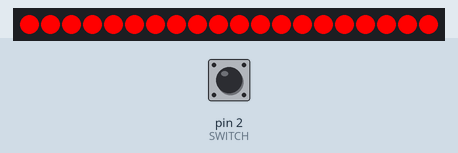
Recording of a program running on a simulated Arduino Leonardo, built with avr-gcc and run on an emulated ATmega32U4. Parts: 20 RGB LEDs in strip order, left to right. The inputs (shaded band) are chosen by the test bench; at power-on: pin 2 (SWITCH) HIGH. USB keyboard and mouse output is not drawn.

Above: at 1.2 s.
1.3 s: pin 2 (SWITCH) pulled LOW for 0.15 s
At 1.37 s:
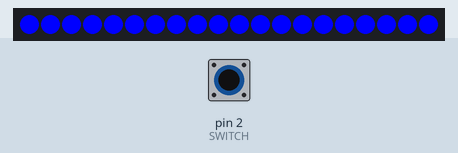
2.9 s: pin 2 (SWITCH) pulled LOW for 3.2 s
Timing chart, 0 to 5.9 s (numbered marks = the images above; inputs shaded):
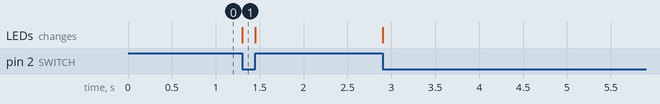

Measured:
- after the input at 1.3 s, the LEDs: change at once (image 1)

The program:

main.cpp
```cpp
#define DEBUG 0

#define LED_PIN 3
#define NUM_PIXELS 20
#define SWITCH 2

#define KEY 't'

#define DEBOUNCE 100

#define RED 255,0,0
#define GREEN 0,255,0
#define BLUE 0,0,255


#include <Arduino.h>
#include <Keyboard.h>
#include <Adafruit_NeoPixel.h>

Adafruit_NeoPixel strip(NUM_PIXELS, LED_PIN, NEO_GRB + NEO_KHZ800);

bool lastState = 0;
uint32_t lastMillis = 0;

void readSwitch(){
  bool state = digitalRead(SWITCH);
  if (!state && state != lastState) {
    strip.fill(strip.Color(BLUE));
    strip.show();
    lastState = state;
    Keyboard.press(KEY);
    if (DEBUG){Serial.println("Key Pressed");}
    lastMillis = millis();
  } else if (state && state != lastState) {
    lastState = state;
    Keyboard.releaseAll();
    strip.fill(strip.Color(RED));
    strip.show();
    if (DEBUG){Serial.println("Key Released");}
    lastMillis = millis();
  }
}

void stripInit(){
  strip.begin();
  strip.setBrightness(255);
  strip.clear();
  strip.fill(strip.Color(RED));
  strip.show();
}

void setup() {
  Serial.begin(115200);
  Keyboard.begin();
  stripInit();
  pinMode(SWITCH, INPUT_PULLUP);
}

void loop() {
  if (millis() - lastMillis<DEBOUNCE){return;}
  readSwitch();
}
```
